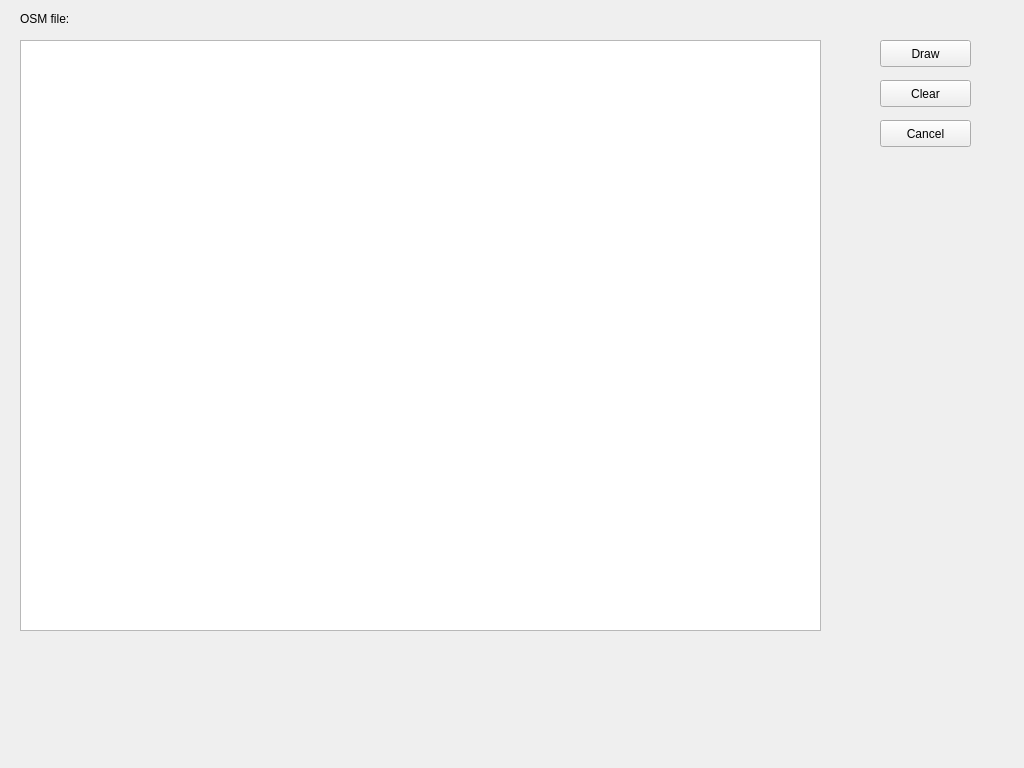
<?xml version="1.0" encoding="UTF-8"?>
<ui version="4.0">
 <class>DrawOSMImage</class>
 <widget class="QWidget" name="DrawOSMImage">
  <property name="geometry">
   <rect>
    <x>0</x>
    <y>0</y>
    <width>1024</width>
    <height>768</height>
   </rect>
  </property>
  <property name="windowTitle">
   <string>Draw OSM image</string>
  </property>
  <widget class="QLabel" name="osm_name_label">
   <property name="geometry">
    <rect>
     <x>20</x>
     <y>10</y>
     <width>62</width>
     <height>17</height>
    </rect>
   </property>
   <property name="text">
    <string>OSM file: </string>
   </property>
  </widget>
  <widget class="QLabel" name="file_name_label">
   <property name="geometry">
    <rect>
     <x>90</x>
     <y>10</y>
     <width>351</width>
     <height>17</height>
    </rect>
   </property>
   <property name="text">
    <string/>
   </property>
  </widget>
  <widget class="QGraphicsView" name="osm_image_view">
   <property name="geometry">
    <rect>
     <x>20</x>
     <y>40</y>
     <width>801</width>
     <height>591</height>
    </rect>
   </property>
  </widget>
  <widget class="QPushButton" name="draw_image_button">
   <property name="geometry">
    <rect>
     <x>880</x>
     <y>40</y>
     <width>91</width>
     <height>27</height>
    </rect>
   </property>
   <property name="text">
    <string>Draw</string>
   </property>
  </widget>
  <widget class="QPushButton" name="clear_image_button">
   <property name="geometry">
    <rect>
     <x>880</x>
     <y>80</y>
     <width>91</width>
     <height>27</height>
    </rect>
   </property>
   <property name="text">
    <string>Clear</string>
   </property>
  </widget>
  <widget class="QPushButton" name="cancel_window_button">
   <property name="geometry">
    <rect>
     <x>880</x>
     <y>120</y>
     <width>91</width>
     <height>27</height>
    </rect>
   </property>
   <property name="text">
    <string>Cancel</string>
   </property>
  </widget>
 </widget>
 <resources/>
 <connections/>
</ui>
